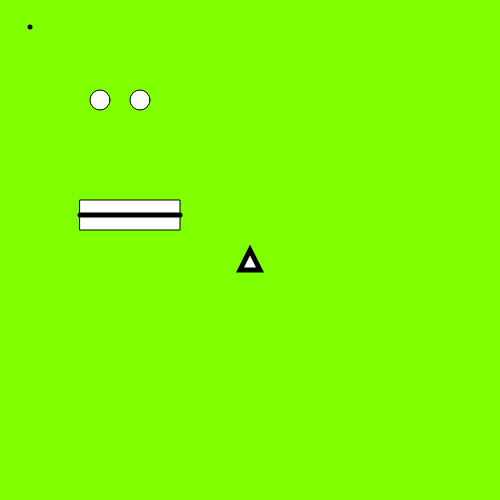
Frame 1 (no input)
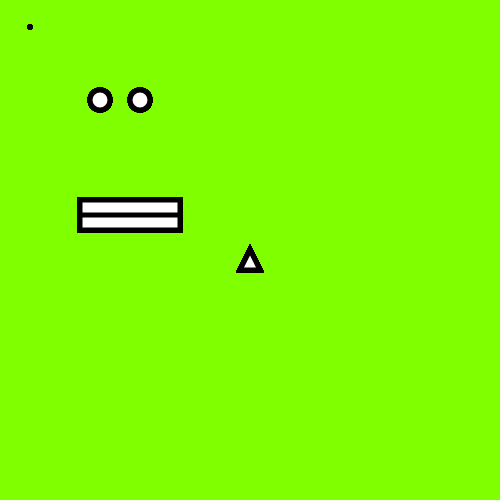
Frame 60 (no input)
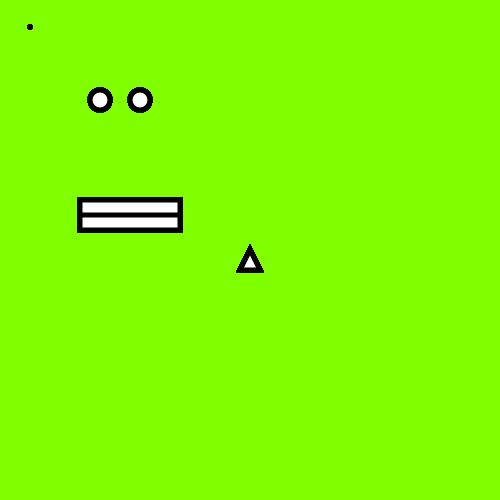
Frame 120 (the mouse pressed at the canvas centre since frame 60)

The p5.js sketch that drew these frames (run headless with seeded random() and noise() and a simulated clock; from frame 60 on, the mouse is pressed at the canvas centre):

// p5.js sketch
// ── sketch.js
function setup() {
  // put setup code here

//Sets the size of the canvas
createCanvas(500,500);
//Sets the color of the canvas
background("green");
background(0); //black
background(255); //white
background(200); //grayscale 0-255 grayish-white
background(255,0,0); //full red
background(0,255,0); //full green
background(0,0,255); //full blue
//background(#fffff); //hexidecimal white
background(127,255,0); //chartreuse

fill(255); //adjusts inner shape color
stroke(0); //adjusts outer shape color (outline)
//ellipse(250, 250, 100, 100);

}

function draw() {
  // put drawing code here
ellipse(100,100,20,20); //left eye
ellipse(140,100,20,20); //right eye

rect(80, 200, 100, 30); //mouth
//rect starts drawing from lefthand corner

strokeWeight(5);
point(30, 27);

line(80,215,180,215); //parameters = (x1, y1, x2, y2)

//console.log("width: " + width);
//console.log("height: " + height);

triangle(width/2, height/2,(width/2)+10,(height/2)+20,(width/2)-10,(height/2)+20);


}
